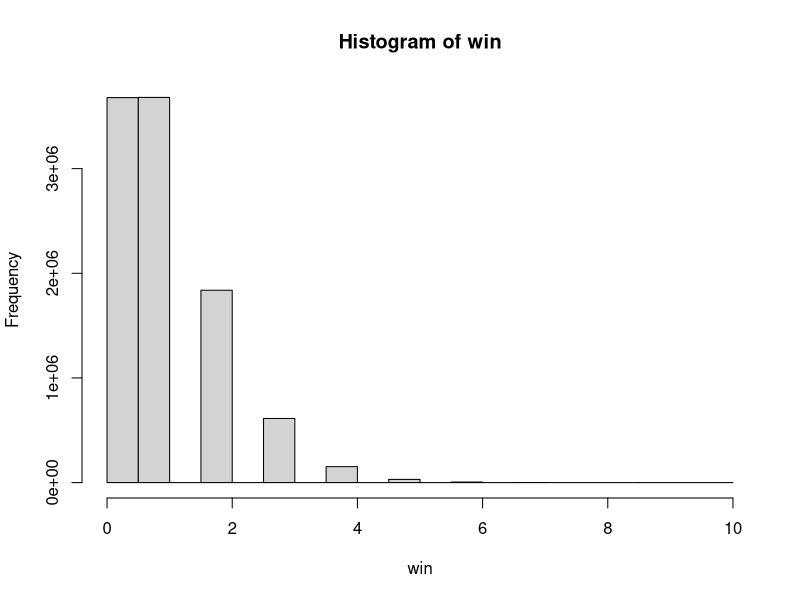
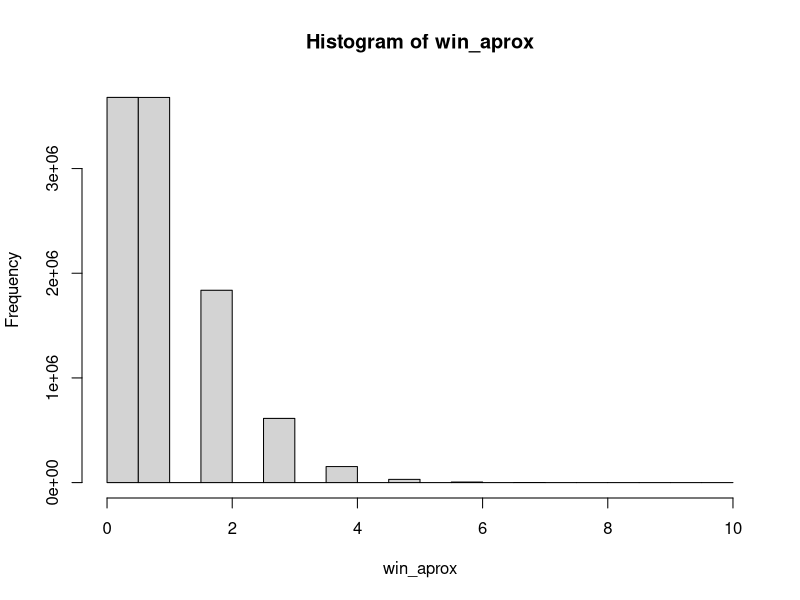

Reproduce these figures in R, in order.
  #item 2
        #BINOMIAL
        n <- 10000000
        p <- 0.0000001
        exp <- n*p
        var <- n*p*(1-p)
        cat("Valor esperado: ", exp, "\n")
        cat("Variancia: ", exp)
        #O valor esperado e variancia da distr. Poisson = 1 

        
    #item 3
        k <- 0:40
        p <- sum(dpois(k, lambda = 1)*(1/(k+1)))
        cat("A probabilidade de ganhar o prêmio é: ", p)
        
    #item 4
        #SIMULACAO BINOMIAL
        win <- rbinom(n = 10000000, size = 10000000, prob = 0.0000001)
        hist(win)
    
        #SIMULACAO POISSON (Aprox.)
        win_aprox <- rpois(n = 10000000, lambda = 1)
        hist(win_aprox)
